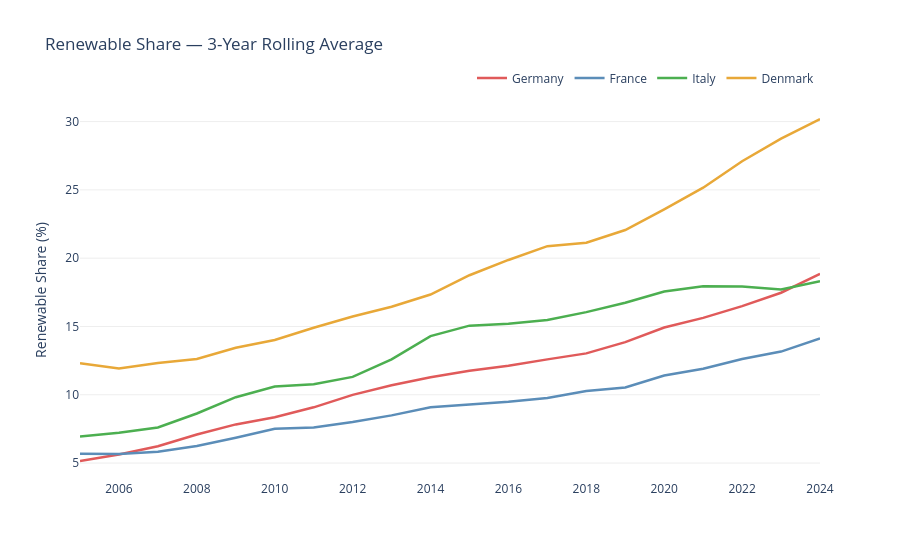

This figure's notebook cell:
### Code cell
fig = chart_rolling_renewable_share(df, ['Germany', 'France', 'Italy', 'Denmark'])
fig.show()

### Figure 1 — Plotly figure (JSON) as saved in the notebook; plotly's stock layout.template omitted (floating-point values rounded to 4 significant figures)
{"data": [{"line": {"color": "#E05A5A", "width": 2.5}, "name": "Germany", "type": "scatter", "x": [2005, 2006, 2007, 2008, 2009, 2010, 2011, 2012, 2013, 2014, 2015, 2016, 2017, 2018, 2019, 2020, 2021, 2022, 2023, 2024], "y": [5.15, 5.62, 6.23, 7.09, 7.83, 8.36, 9.08, 9.99, 10.69, 11.28, 11.75, 12.13, 12.59, 13.03, 13.85, 14.92, 15.63, 16.49, 17.47, 18.86]}, {"line": {"color": "#5B8DB8", "width": 2.5}, "name": "France", "type": "scatter", "x": [2005, 2006, 2007, 2008, 2009, 2010, 2011, 2012, 2013, 2014, 2015, 2016, 2017, 2018, 2019, 2020, 2021, 2022, 2023, 2024], "y": [5.68, 5.67, 5.82, 6.25, 6.85, 7.51, 7.6, 8.0, 8.49, 9.08, 9.29, 9.48, 9.76, 10.27, 10.53, 11.41, 11.91, 12.62, 13.16, 14.13]}, {"line": {"color": "#4CAF50", "width": 2.5}, "name": "Italy", "type": "scatter", "x": [2005, 2006, 2007, 2008, 2009, 2010, 2011, 2012, 2013, 2014, 2015, 2016, 2017, 2018, 2019, 2020, 2021, 2022, 2023, 2024], "y": [6.95, 7.21, 7.6, 8.63, 9.82, 10.61, 10.77, 11.31, 12.59, 14.29, 15.06, 15.2, 15.47, 16.05, 16.74, 17.56, 17.95, 17.92, 17.71, 18.31]}, {"line": {"color": "#E8A838", "width": 2.5}, "name": "Denmark", "type": "scatter", "x": [2005, 2006, 2007, 2008, 2009, 2010, 2011, 2012, 2013, 2014, 2015, 2016, 2017, 2018, 2019, 2020, 2021, 2022, 2023, 2024], "y": [12.31, 11.93, 12.33, 12.62, 13.44, 14.01, 14.91, 15.73, 16.44, 17.34, 18.75, 19.87, 20.88, 21.13, 22.06, 23.57, 25.16, 27.1, 28.75, 30.19]}], "layout": {"legend": {"orientation": "h", "x": 1, "xanchor": "right", "y": 1.02, "yanchor": "bottom"}, "plot_bgcolor": "white", "title": {"text": "Renewable Share — 3-Year Rolling Average"}, "xaxis": {"title": {}}, "yaxis": {"gridcolor": "#eeeeee", "title": {"text": "Renewable Share (%)"}}}}
